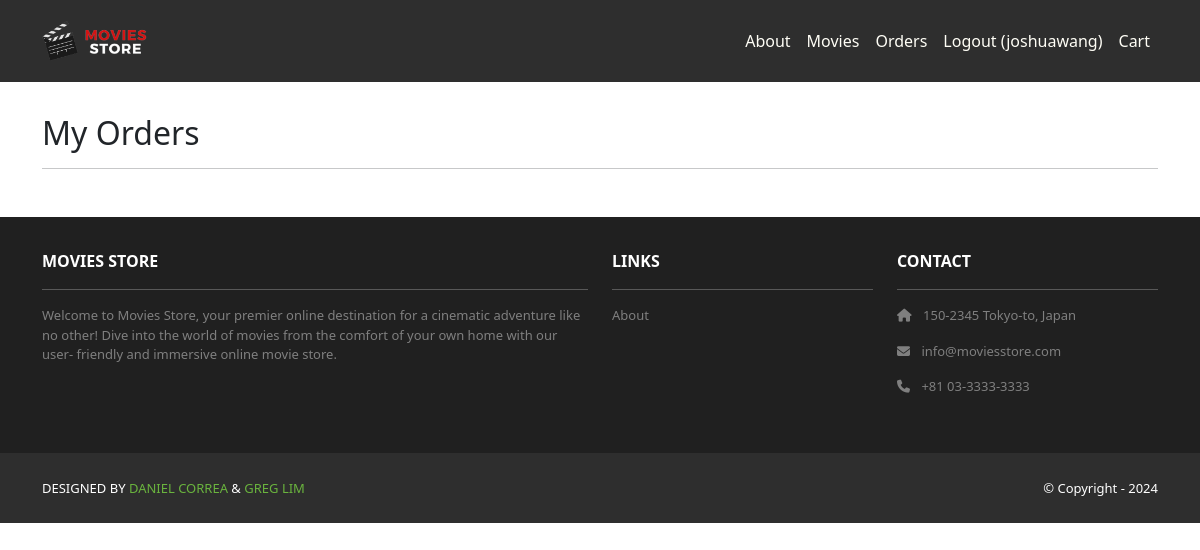
/accounts/orders/ (signed in), run on an earlier commit of the app's database.
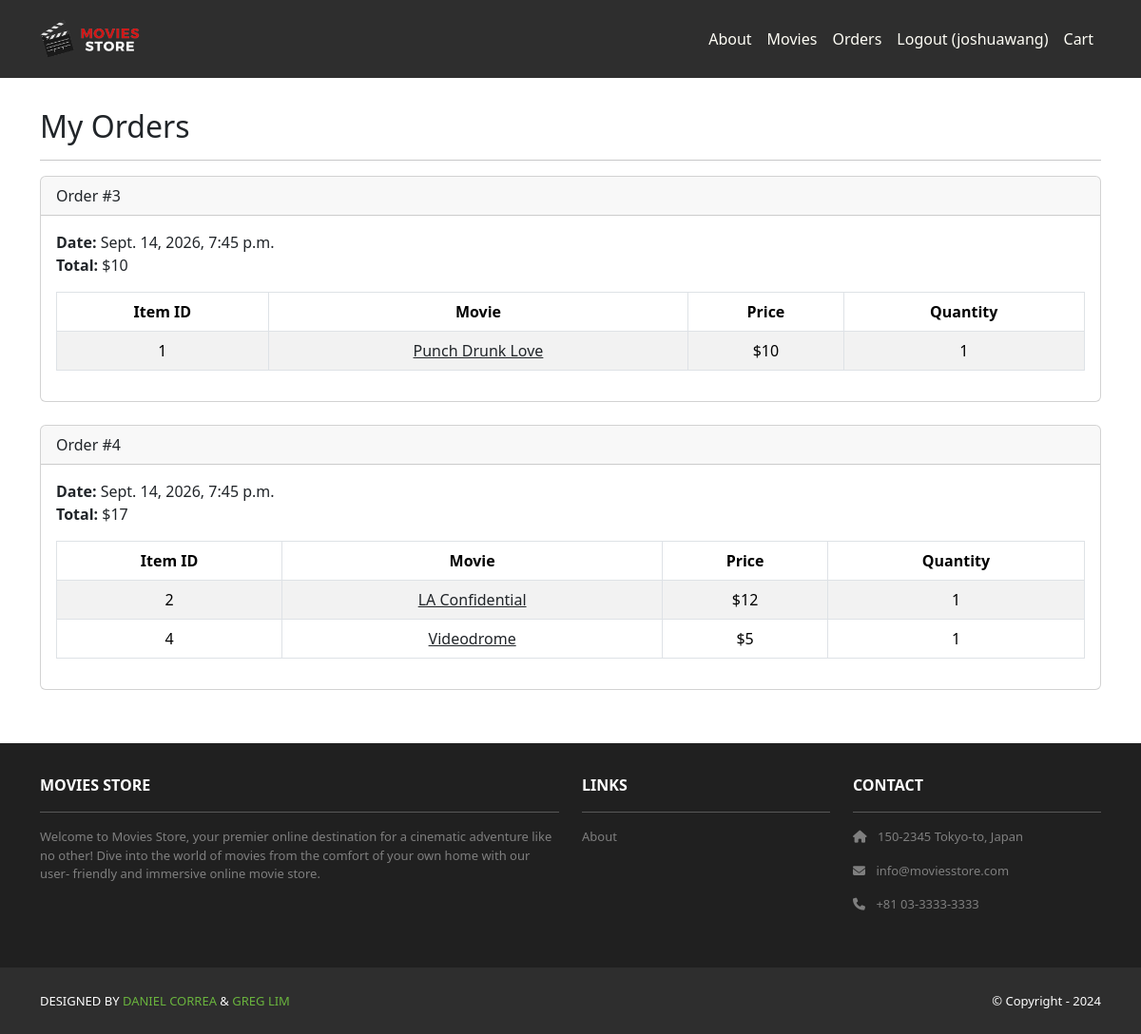
And on a later commit of the database.
### cart/models.py (models this page shows, shortened)
class Order(models.Model):
    id = models.AutoField(primary_key=True)
    total = models.IntegerField()
    date = models.DateTimeField(auto_now_add=True)
    user = models.ForeignKey(User,
        on_delete=models.CASCADE)

class Item(models.Model):
    id = models.AutoField(primary_key=True)
    price = models.IntegerField()
    quantity = models.IntegerField()
    order = models.ForeignKey(Order,
        on_delete=models.CASCADE)
    movie = models.ForeignKey(Movie,
        on_delete=models.CASCADE)

### movies/models.py (models this page shows, shortened)
class Movie(models.Model):
    id = models.AutoField(primary_key=True)
    name = models.CharField(max_length=255)
    price = models.IntegerField()
    description = models.TextField()
    image = models.ImageField(upload_to='movie_images/')

### accounts/views.py (the view)
# urls.py: path('orders/', views.orders, name='accounts.orders'),
@login_required
def orders(request):
    template_data = {}
    template_data['title'] = 'Orders'
    template_data['orders'] = request.user.order_set.all()
    return render(request, 'accounts/orders.html',
        {'template_data': template_data})

### accounts/templates/accounts/orders.html
{% extends 'base.html' %}
{% block content %}
<div class="p-3">
  <div class="container">
    <div class="row mt-3">
      <div class="col mx-auto mb-3">
        <h2>My Orders</h2>
        <hr />
        {% for order in template_data.orders %}
        <div class="card mb-4">
          <div class="card-header">
            Order #{{ order.id }}
          </div>
          <div class="card-body">
            <b>Date:</b> {{ order.date }}<br />
            <b>Total:</b> ${{ order.total }}<br />
            <table class="table table-bordered
              table-striped text-center mt-3">
              <thead>
                <tr>
                  <th scope="col">Item ID</th>
                  <th scope="col">Movie</th>
                  <th scope="col">Price</th>
                  <th scope="col">Quantity</th>
                </tr>
              </thead>
              <tbody>
                {% for item in order.item_set.all %}
                <tr>
                  <td>{{ item.movie.id }}</td>
                  <td>
                    <a class="link-dark"
                      href="{% url 'movies.show'
                      id=item.movie.id %}">
                      {{ item.movie.name }}
                    </a>
                  </td>
                  <td>${{ item.movie.price }}</td>
                  <td>{{ item.quantity }}</td>
                </tr>
                {% endfor %}
              </tbody>
            </table>
          </div>
        </div>
        {% endfor %}
      </div>
    </div>
  </div>
</div>
{% endblock content %}

### moviesstore/templates/base.html (shortened to what this page needs)
<!DOCTYPE html>
<html>
  {% load static %}
  <head>
    <link href="https://cdn.jsdelivr.net/npm/bootstrap@5.3.3/dist/css/bootstrap.min.css" rel="stylesheet">
    <link rel="stylesheet" href="https://cdnjs.cloudflare.com/ajax/libs/font-awesome/6.1.1/css/all.min.css">
    <link rel="stylesheet" type="text/css" href="{% static 'css/style.css' %}">
  </head>
  <body>
     <nav class="p-3 navbar navbar-dark bg-dark
         navbar-expand-lg">
      <div class="container">
        <a class="navbar-brand"
           href="{% url 'home.index' %}">
          <img src="{% static 'img/logo.png' %}" alt="logo"
               height="40" />
        </a>
        <div class="collapse navbar-collapse"
             id="navbarNavAltMarkup">
          <div class="navbar-nav ms-auto navbar-ml">
            <a class="nav-link"
               href="{% url 'home.about' %}">About</a>
            <a class="nav-link" href=
              "{% url 'movies.index' %}">Movies</a>
            {% if user.is_authenticated %}
            <a class="nav-link"
              href="{% url 'accounts.orders' %}">Orders
            </a>
            <a class="nav-link"
              href="{% url 'accounts.logout' %}">Logout ({{user.username }})</a>
            {% endif %}
            <a class="nav-link"
              href="{% url 'cart.index' %}">Cart</a>
          </div>
        </div>
      </div>
    </nav>
    <div>
      {% block content %}
      {% endblock content %}
    </div>
     <section class="p-3 ms-footer d-none d-md-block">
      <div class="container">
        <div class="row mt-3 text-white">
          <div class="col-md-6 col-lg-6 col-xl-6
               mx-auto mb-4">
            <b>MOVIES STORE</b>
            <hr />
            <p>
              Welcome to Movies Store, your premier online
              destination for a cinematic adventure like no
              other! Dive into the world of movies from the
              comfort of your own home with our user-
              friendly and immersive online movie store.
            </p>
          </div>
          <div class="col-md-3 col-lg-3 col-xl-3
               mx-auto mb-4">
            <b>LINKS</b>
            <hr />
            <p><a class="nav-link"
              href="{% url 'home.about' %}">
              About
            </a></p>
          </div>
          <div class="col-md-3 col-lg-3 col-xl-3 mx-auto
               mb-4">
            <b>CONTACT</b>
            <hr />
            <p><i class="fas fa-home me-2"></i>
              150-2345 Tokyo-to, Japan
            </p>
            <p><i class="fas fa-envelope me-2"></i>
              info@moviesstore.com
            </p>
            <p><i class="fas fa-phone me-2"></i>
              +81 03-3333-3333
            </p>
          </div>
        </div>
      </div>
    </section>
    <section class="p-3 ms-footer-bottom bg-dark">
      <div class="container d-flex
           justify-content-between">
        <div class="me-5 text-white">
          <span>DESIGNED BY
            <a href="https://www.x.com/danielgarax"
            target="_blank">DANIEL CORREA</a> &
            <a href="https://www.x.com/greglim81"
            target="_blank">GREG LIM</a>
          </span>
        </div>
        <div class="text-white">
          <span>© Copyright - 2024</span>
        </div>
      </div>
    </section>
  </body>
</html>

### moviesstore/static/css/style.css (style rules this page uses)
.navbar a.nav-link { color: #FFFEF6 !important; }
.bg-dark { background-color: #2E2E2E !important; }
.ms-footer { background-color: #202020; }
.ms-footer p { color: #7F7F7F; font-size: 13px; }
.ms-footer-bottom span { font-size: 13px; line-height: 38px; }
.ms-footer-bottom a { color: #6ab43e; text-decoration: none; }

What changed in the data, as far as the page shows it:
added Order: id "3", date "Sept. 14, 2026, 7:45 p.m.", total "10"
added Item: movie.id "1", movie.name "Punch Drunk Love", movie.price "10", quantity "1", shown under "3"
added Order: id "4", date "Sept. 14, 2026, 7:45 p.m.", total "17"
added Item: movie.id "2", movie.name "LA Confidential", movie.price "12", quantity "1", shown under "4"
added Item: movie.id "4", movie.name "Videodrome", movie.price "5", quantity "1"
